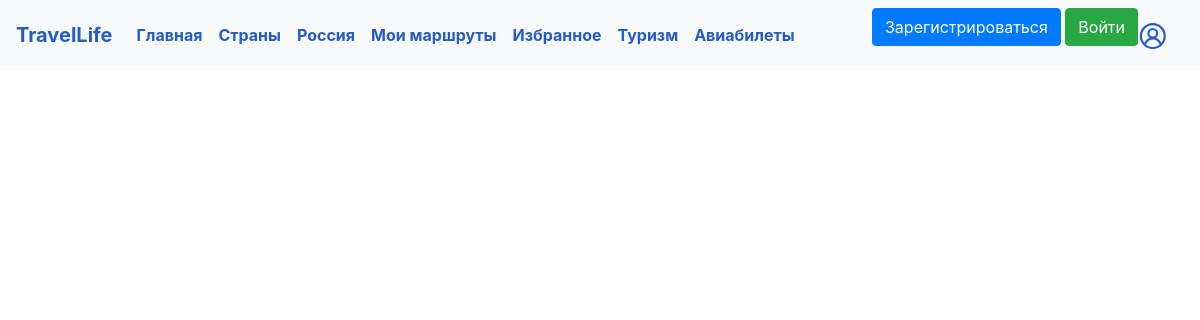
/russian_cities, run on an earlier commit of the app's database.
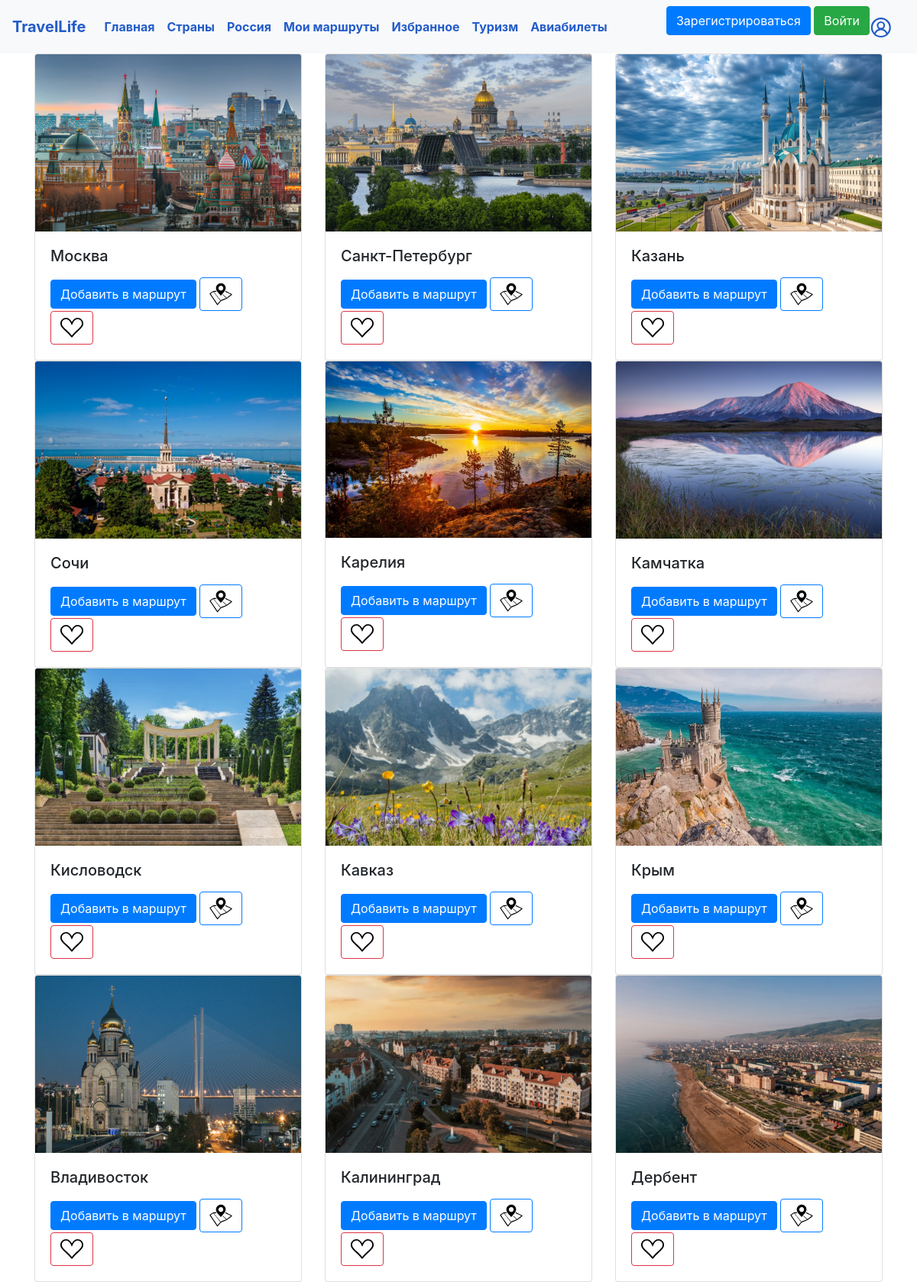
And on a later commit of the database.
### data/russian_cities.py (models this page shows)
class RussianCity(SqlAlchemyBase, UserMixin):
    __tablename__ = 'russian_cities'
    id = sqlalchemy.Column(sqlalchemy.Integer,
                           primary_key=True, autoincrement=True)
    city = sqlalchemy.Column(sqlalchemy.String, nullable=True)
    subject = sqlalchemy.Column(sqlalchemy.String, nullable=True)
    tourism = sqlalchemy.Column(sqlalchemy.String, nullable=True)

### main.py (the view)
@app.route('/russian_cities')
def russian_cities():
    con = sqlite3.connect('db/travel.db')
    cur = con.cursor()
    result = cur.execute(f"""SELECT city FROM russian_cities""").fetchall()
    con.close()
    cities = [i[0] for i in result]
    return render_template('russian_cities.html', title='Россия', cities=cities)

### templates/russian_cities.html (shortened to what this page needs)
{% extends "base.html" %}
{% block content %}
<div class="row row-cols-1 row-cols-md-3 g-4">
    {% for city in cities %}
  <div class="col">
<div class="card h-100">
  <img src="/static/img/{{city}}.png" class="card-img-top" alt="картинка не нашлась(">
  <div class="card-body">
    <h5 class="card-title">{{city}}</h5>
    <a href='/add_to_plan/russian_cities/{{city}}' class="btn btn-primary" >Добавить в маршрут</a>
      <a href="/map/russian_cities/{{city}}" class="btn btn-outline-primary">
          <img src="/static/img/map.svg" width="30" height="30" alt="">
      </a>
    <a href="/add_to_liked_city/russian_cities/{{city}}" class="btn btn-outline-danger">
        <img src="/static/img/heart.svg" width="30" height="30" alt="">
    </a>
  </div>
  </div>
</div>
    {% endfor %}
{% endblock %}

### templates/base.html (shortened to what this page needs)
<!DOCTYPE html>
 <html lang="en">
 <head>
     <link rel="stylesheet"
           href="https://stackpath.bootstrapcdn.com/bootstrap/4.4.1/css/bootstrap.min.css"
>
 </head>
 <body>
 <link rel="stylesheet" type="text/css" href="/static/css/base.css" />
 <header>
     <nav class="navbar navbar-expand-lg navbar-light bg-light">
  <a class="navbar-brand" href="/"><strong>TravelLife</strong></a>
  <div class="collapse navbar-collapse" id="navbarSupportedContent">
    <ul class="navbar-nav mr-auto">
      <li class="nav-item active">
        <a class="nav-link" href="/"><strong>Главная</strong> <span class="sr-only">(current)</span></a>
      </li>
      <li class="nav-item active">
        <a class="nav-link" href="/countries"><strong>Страны</strong></a>
      </li>
      <li class="nav-item active">
        <a class="nav-link" href="/russian_cities"><strong>Россия</strong></a>
      </li>
        <li class="nav-item active">
        <a class="nav-link" href="/my_plans"><strong>Мои маршруты</strong></a>
      </li>
        <li class="nav-item active">
        <a class="nav-link" href="/liked"><strong>Избранное</strong></a>
      </li>
      <li class="nav-item active">
        <a class="nav-link" href="/tourism"><strong>Туризм</strong></a>
      </li>
      <li class="nav-item active">
        <a class="nav-link" href="/fly"><strong>Авиабилеты</strong></a>
      </li>
    </ul>
       {% if current_user.is_authenticated %}
      <a class="navbar-brand pull-right"><strong>{{ current_user.name }}</strong></a>
        {% else %}
            <p>
                <a class="btn btn-primary " href="/register">Зарегистрироваться</a>
                <a class="btn btn-success" href="/login">Войти</a>
            </p>
{% endif %}
      <a class="navbar-brand pull-right" href="/my_profile">
            <img src="/static/img/profile2.svg" width="30" height="30" alt="">
        </a>
  </div>
</nav>
 </header>
 <main role="main" class="container">
     {% block content %}{% endblock %}
 </main>
 </body>
 </html>

### static/css/base.css (style rules this page uses)
strong { color: #235cc9 }

What changed in the data, as far as the page shows it:
added RussianCity: city (picture), city "Москва"
added RussianCity: city (picture), city "Санкт-Петербург"
added RussianCity: city (picture), city "Казань"
added RussianCity: city (picture), city "Сочи"
added RussianCity: city (picture), city "Карелия"
added RussianCity: city (picture), city "Камчатка"
added RussianCity: city (picture), city "Кисловодск"
added RussianCity: city (picture), city "Кавказ"
added RussianCity: city (picture), city "Крым"
added RussianCity: city (picture), city "Владивосток"
added RussianCity: city (picture), city "Калининград"
added RussianCity: city (picture), city "Дербент"
